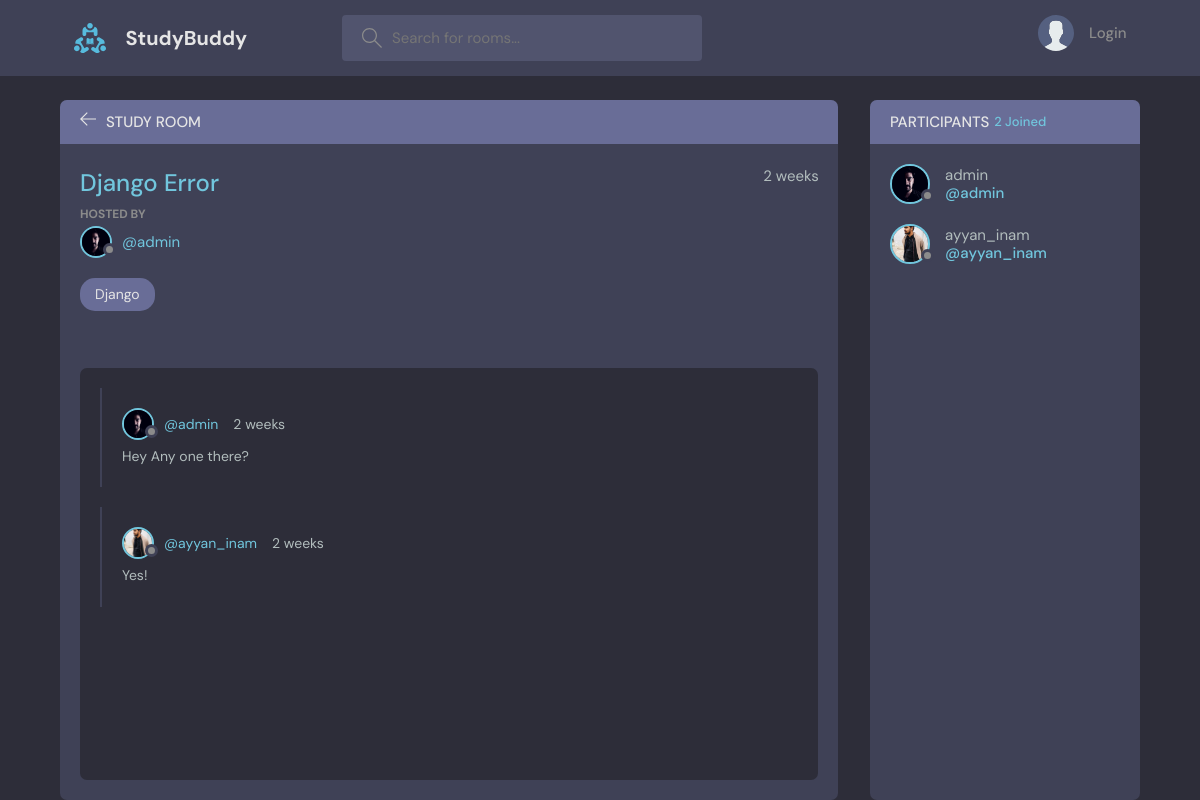
Page /room/6/ on the committed database.
### base/models.py (models this page shows, shortened)
class Room(models.Model):
    host = models.ForeignKey(User, on_delete=models.CASCADE)
    name = models.CharField(max_length=400)
    topic = models.ForeignKey(Topic, on_delete=models.CASCADE)
    created = models.DateTimeField(auto_now=True)
    participants = models.ManyToManyField(User, related_name='participants', blank=True)

class User_detail(models.Model):
    user = models.ForeignKey(User, on_delete=models.CASCADE)
    avatar = models.ImageField(upload_to="avatar", default="avatar.svg", blank=True, null=True)
    bio = models.CharField(max_length=1000, blank=True, null=True)

class Topic(models.Model):
    name = models.CharField(max_length=1000)
    def __str__(self):
        return str(self.name)

class Message(models.Model):
    user = models.ForeignKey(User, on_delete=models.CASCADE)
    room = models.ForeignKey(Room, on_delete=models.CASCADE)
    body = models.TextField()
    created = models.DateTimeField(auto_now=True)

### base/views.py (the view, shortened to what this page needs)
# urls.py: path('room/<int:pk>/', views.roompage, name='room-page'),
def roompage(request,pk):
    room = Room.objects.get(id=pk)
    messages = room.message_set.all()
    participants = room.participants.all()
    context = {
        "room":room,
        "messages":messages,
        "participants":participants,
    }
    return render(request, "room.html", context)

### templates/room.html (shortened to what this page needs)
{% extends 'base.html' %}
{% block body %}
    <main class="profile-page layout layout--2">
      <div class="container">
        <div class="room">
          <div class="room__top">
            <div class="room__topLeft">
              <a href="index.html">
                <svg version="1.1" xmlns="http://www.w3.org/2000/svg" width="32" height="32" viewBox="0 0 32 32">
                  <title>arrow-left</title>
                  <path
                    d="M13.723 2.286l-13.723 13.714 13.719 13.714 1.616-1.611-10.96-10.96h27.625v-2.286h-27.625l10.965-10.965-1.616-1.607z"
                  ></path>
                </svg>
              </a>
              <h3>Study Room</h3>
            </div>
          </div>
          <div class="room__box scroll">
            <div class="room__header scroll">
              <div class="room__info">
                <h3>{{room.name}}</h3>
                <span>{{room.created | timesince}}</span>
              </div>
              <div class="room__hosted">
                <p>Hosted By</p>
                <a href="{% url 'profile-page' room.host.id %}" class="room__author">
                  <div class="avatar avatar--small">
                    <img src="{{ room.host.user_detail_set.all.first.avatar.url }}" />
                  </div>
                  <span>@{{room.host}}</span>
                </a>
              </div>
              <span class="room__topics">{{room.topic}}</span>
            </div>
            <div class="room__conversation">
              <div class="threads scroll">
                {% for message in messages %}
                <div class="thread">
                  <div class="thread__top">
                    <div class="thread__author">
                      <a href="{% url 'profile-page' message.user.id %}" class="thread__authorInfo">
                        <div class="avatar avatar--small">
                          <img src="{{ message.user.user_detail_set.all.first.avatar.url }}" />
                        </div>
                        <span>@{{message.user}}</span>
                      </a>
                      <span class="thread__date">{{message.created | timesince}}</span>
                    </div>
                  </div>
                  <div class="thread__details">
                    {{message.body}}
                  </div>
                </div>
                {% endfor %}
              </div>
            </div>
          </div>
        </div>
        <div class="participants">
          <h3 class="participants__top">Participants <span>{{participants.count}} Joined</span></h3>
          <div class="participants__list scroll">
            {% for participant in participants %}
            <a href="{% url 'profile-page' participant.id %}" class="participant">
              <div class="avatar avatar--medium">
                <img src="{{ participant.user_detail_set.all.first.avatar.url }}" />
              </div>
              <p>
                {{participant.username}}
                <span>@{{participant.username}}</span>
              </p>
            </a>
            {% endfor %}
          </div>
        </div>
      </div>
    </main>
    {% endblock body %}

### rows in the picture
Room: name "Django Error", created "2 weeks", host.user_detail_set.all.first.avatar (picture), host "admin", topic "Django"
Message: user.user_detail_set.all.first.avatar (picture), user "admin", created "2 weeks", body "Hey Any one there?"
Message: user.user_detail_set.all.first.avatar (picture), user "ayyan_inam", created "2 weeks", body "Yes!"

### other values in the picture
{{ participants.count }} "2"
{{ participant.username }} "admin"
{{ participant.username }} "ayyan_inam"
